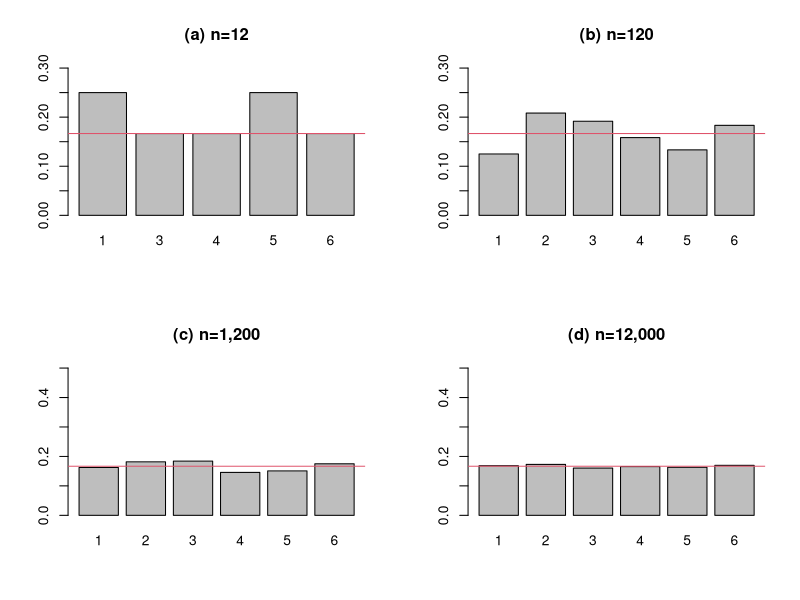

Source code (R):
## ---- chunk 1
knitr::opts_chunk$set(echo = TRUE)
## ---- chunk 2
par(mfrow=c(2,2))
set.seed(2614)
dice12 = sample(1:6, 12, replace = TRUE)
 barplot(table(dice12)/12, ylim=c(0,0.3), main="(a) n=12")
 abline(b=0, a=1/6, col=2)
dice120 = sample(1:6, 120, replace = TRUE)
 barplot(table(dice120)/120, ylim=c(0,0.3), main="(b) n=120")
 abline(b=0, a=1/6, col=2)
dice1200 = sample(1:6, 1200, replace = TRUE)
 barplot(table(dice1200)/1200, ylim=c(0,0.5), main="(c) n=1,200")
 abline(b=0, a=1/6, col=2)
dice12000 = sample(1:6, 12000, replace = TRUE)
 barplot(table(dice12000)/12000, ylim=c(0,0.5), main="(d) n=12,000")
 abline(b=0, a=1/6, col=2)
## ---- chunk 3
# P(D|T^{+})= \frac{P(D \cap T^{+})}{P(T^{+})}
# P(D|T^{+})= \frac{P(T^{+} \cap D)P(D)}{P(T^{+} | D)P(D) + P(T^{+} | D^{-})P(D^{-})}
# P(D|T^{+})= \frac{0.05*0.926}{0.05*0.926+0.95*0.086}

(0.05*0.926) / ((0.05*0.926) + (0.95*0.086))
